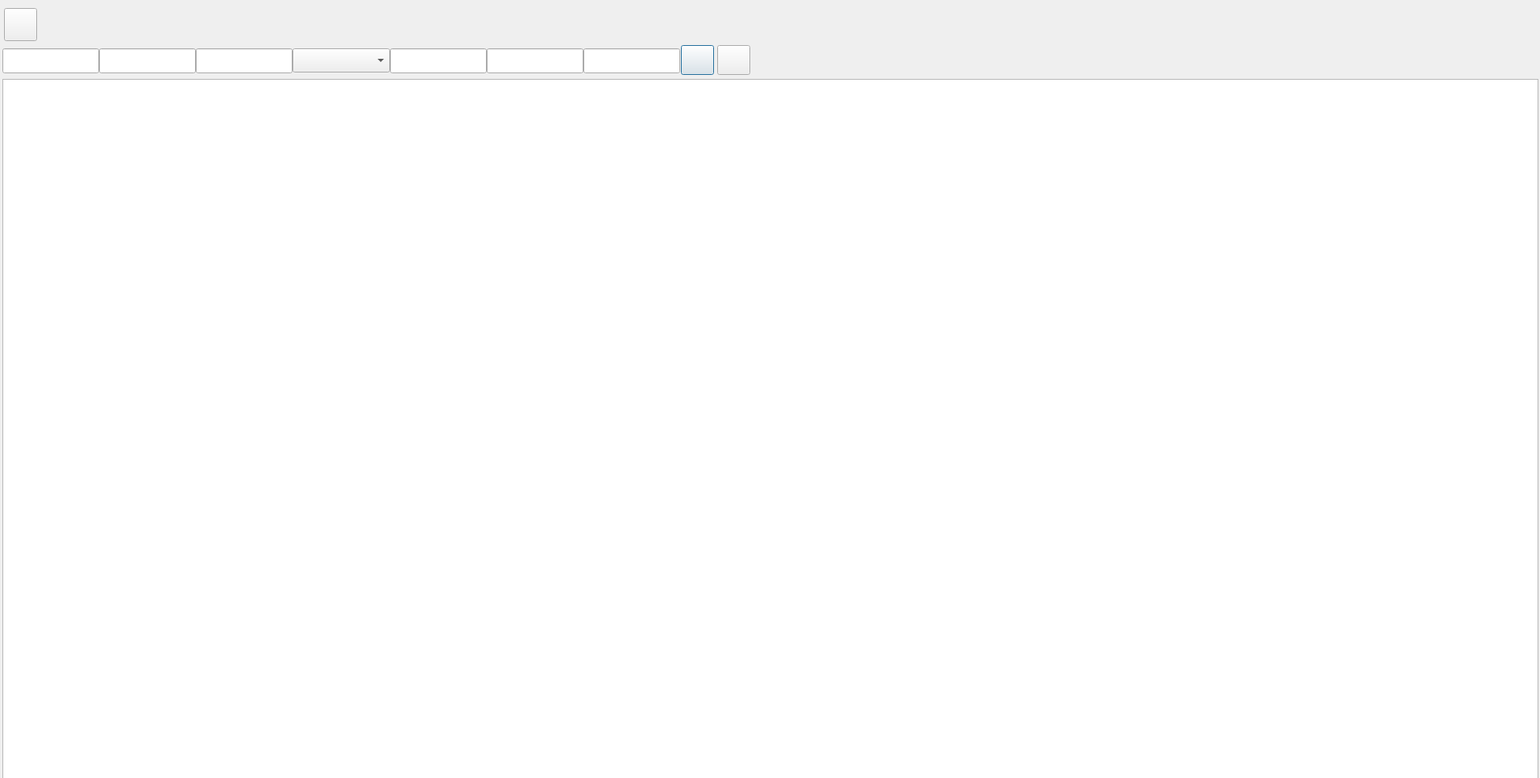
<?xml version="1.0" encoding="UTF-8"?>
<ui version="4.0">
 <class>klienciDialog</class>
 <widget class="QDialog" name="klienciDialog">
  <property name="geometry">
   <rect>
    <x>0</x>
    <y>0</y>
    <width>1911</width>
    <height>966</height>
   </rect>
  </property>
  <property name="windowTitle">
   <string>Klienci</string>
  </property>
  <widget class="QTableView" name="tableViewKlienci">
   <property name="geometry">
    <rect>
     <x>3</x>
     <y>98</y>
     <width>1906</width>
     <height>881</height>
    </rect>
   </property>
   <property name="alternatingRowColors">
    <bool>true</bool>
   </property>
   <property name="selectionMode">
    <enum>QAbstractItemView::SingleSelection</enum>
   </property>
   <property name="selectionBehavior">
    <enum>QAbstractItemView::SelectRows</enum>
   </property>
   <property name="sortingEnabled">
    <bool>true</bool>
   </property>
   <attribute name="verticalHeaderVisible">
    <bool>false</bool>
   </attribute>
  </widget>
  <widget class="QWidget" name="layoutWidget">
   <property name="geometry">
    <rect>
     <x>3</x>
     <y>56</y>
     <width>841</width>
     <height>39</height>
    </rect>
   </property>
   <layout class="QHBoxLayout" name="horizontalLayout">
    <property name="spacing">
     <number>0</number>
    </property>
    <item>
     <widget class="QLineEdit" name="lineEditNr">
      <property name="sizePolicy">
       <sizepolicy hsizetype="Minimum" vsizetype="Fixed">
        <horstretch>0</horstretch>
        <verstretch>0</verstretch>
       </sizepolicy>
      </property>
      <property name="minimumSize">
       <size>
        <width>65</width>
        <height>31</height>
       </size>
      </property>
     </widget>
    </item>
    <item>
     <widget class="QLineEdit" name="lineEditSkrot">
      <property name="sizePolicy">
       <sizepolicy hsizetype="Minimum" vsizetype="Fixed">
        <horstretch>0</horstretch>
        <verstretch>0</verstretch>
       </sizepolicy>
      </property>
      <property name="minimumSize">
       <size>
        <width>65</width>
        <height>31</height>
       </size>
      </property>
     </widget>
    </item>
    <item>
     <widget class="QLineEdit" name="lineEditNazwaSkrot">
      <property name="sizePolicy">
       <sizepolicy hsizetype="Minimum" vsizetype="Fixed">
        <horstretch>0</horstretch>
        <verstretch>0</verstretch>
       </sizepolicy>
      </property>
      <property name="minimumSize">
       <size>
        <width>65</width>
        <height>31</height>
       </size>
      </property>
     </widget>
    </item>
    <item>
     <widget class="QComboBox" name="comboBox">
      <property name="sizePolicy">
       <sizepolicy hsizetype="Minimum" vsizetype="Fixed">
        <horstretch>0</horstretch>
        <verstretch>0</verstretch>
       </sizepolicy>
      </property>
      <property name="minimumSize">
       <size>
        <width>65</width>
        <height>30</height>
       </size>
      </property>
     </widget>
    </item>
    <item>
     <widget class="QLineEdit" name="lineEditMi">
      <property name="sizePolicy">
       <sizepolicy hsizetype="Minimum" vsizetype="Fixed">
        <horstretch>0</horstretch>
        <verstretch>0</verstretch>
       </sizepolicy>
      </property>
      <property name="minimumSize">
       <size>
        <width>65</width>
        <height>31</height>
       </size>
      </property>
     </widget>
    </item>
    <item>
     <widget class="QLineEdit" name="lineEditWoj">
      <property name="sizePolicy">
       <sizepolicy hsizetype="Minimum" vsizetype="Fixed">
        <horstretch>0</horstretch>
        <verstretch>0</verstretch>
       </sizepolicy>
      </property>
      <property name="minimumSize">
       <size>
        <width>65</width>
        <height>31</height>
       </size>
      </property>
     </widget>
    </item>
    <item>
     <widget class="QLineEdit" name="lineEditKr">
      <property name="sizePolicy">
       <sizepolicy hsizetype="Minimum" vsizetype="Fixed">
        <horstretch>0</horstretch>
        <verstretch>0</verstretch>
       </sizepolicy>
      </property>
      <property name="minimumSize">
       <size>
        <width>65</width>
        <height>31</height>
       </size>
      </property>
     </widget>
    </item>
   </layout>
  </widget>
  <widget class="QPushButton" name="pushButton_2">
   <property name="geometry">
    <rect>
     <x>5</x>
     <y>10</y>
     <width>41</width>
     <height>41</height>
    </rect>
   </property>
   <property name="sizePolicy">
    <sizepolicy hsizetype="Minimum" vsizetype="Minimum">
     <horstretch>0</horstretch>
     <verstretch>0</verstretch>
    </sizepolicy>
   </property>
   <property name="minimumSize">
    <size>
     <width>41</width>
     <height>41</height>
    </size>
   </property>
   <property name="maximumSize">
    <size>
     <width>36</width>
     <height>36</height>
    </size>
   </property>
   <property name="toolTip">
    <string>Dodaj klienta</string>
   </property>
   <property name="text">
    <string/>
   </property>
   <property name="icon">
    <iconset resource="zasoby.qrc">
     <normaloff>:/zasoby/add.png</normaloff>:/zasoby/add.png</iconset>
   </property>
   <property name="iconSize">
    <size>
     <width>26</width>
     <height>26</height>
    </size>
   </property>
   <property name="autoDefault">
    <bool>false</bool>
   </property>
  </widget>
  <widget class="QPushButton" name="pushButton">
   <property name="geometry">
    <rect>
     <x>890</x>
     <y>56</y>
     <width>41</width>
     <height>37</height>
    </rect>
   </property>
   <property name="text">
    <string/>
   </property>
   <property name="icon">
    <iconset resource="zasoby.qrc">
     <normaloff>:/zasoby/reset.png</normaloff>:/zasoby/reset.png</iconset>
   </property>
   <property name="iconSize">
    <size>
     <width>28</width>
     <height>28</height>
    </size>
   </property>
   <property name="autoDefault">
    <bool>false</bool>
   </property>
  </widget>
  <widget class="QPushButton" name="pushSzukaj">
   <property name="geometry">
    <rect>
     <x>845</x>
     <y>56</y>
     <width>41</width>
     <height>37</height>
    </rect>
   </property>
   <property name="text">
    <string/>
   </property>
   <property name="icon">
    <iconset resource="zasoby.qrc">
     <normaloff>:/zasoby/find.png</normaloff>:/zasoby/find.png</iconset>
   </property>
   <property name="iconSize">
    <size>
     <width>28</width>
     <height>28</height>
    </size>
   </property>
   <property name="autoExclusive">
    <bool>false</bool>
   </property>
   <property name="autoDefault">
    <bool>true</bool>
   </property>
   <property name="default">
    <bool>true</bool>
   </property>
   <property name="flat">
    <bool>false</bool>
   </property>
  </widget>
 </widget>
 <resources>
  <include location="zasoby.qrc"/>
 </resources>
 <connections/>
</ui>
